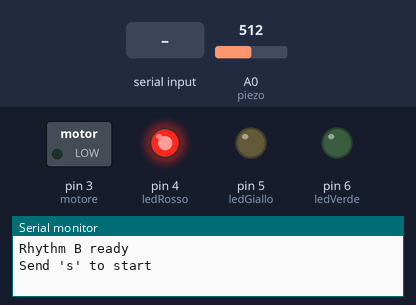
A sketch run on a simulated Arduino Uno, built with avr-gcc and run on an emulated ATmega328P. Parts: switched loads named in the sketch (green lamp = pin HIGH), output pins drawn as LEDs (lit = HIGH), the last lines printed to the serial monitor. Inputs (shaded band) come from the test bench; at power-on: A0 (piezo) = 512.

Above: at 1.2 s.
1.3 s: "S" received over Serial
At 1.9 s:
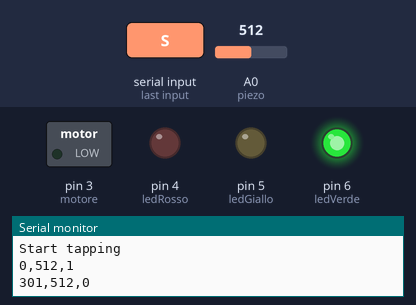
Timing chart, 0 to 10.3 s (numbered marks = the images above; inputs shaded):
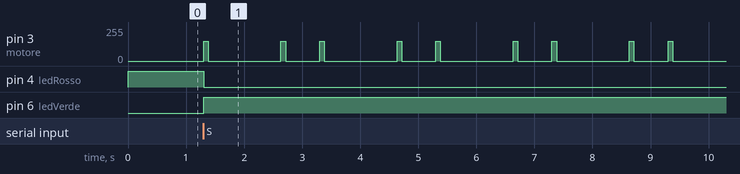

Measured:
- after the input at 1.3 s, pin 3 (motore): 0/255 → 150/255 at once, then repeats every 2.0 s: 0/255 1.3 s, 150/255 0.08 s, 0/255 0.59 s, 150/255 0.08 s; pin 4 (ledRosso): HIGH → LOW at once; pin 6 (ledVerde): LOW → HIGH at once

The sketch:

rhythmB.ino
```cpp
const int ledRosso  = 4;
const int ledGiallo = 5;
const int ledVerde  = 6;
const int motore    = 3;
const int piezo     = A0;

const unsigned long ISI_corto    = 667UL;
const unsigned long ISI_lungo    = 1333UL;
const unsigned long motore_ON    = 80UL;
const int           soglia_piezo = 120;
const int           beat_totali  = 120;
const unsigned long debounce_ms  = 300UL;

unsigned long ultimaVibro  = 0;
bool          vibroAttivo  = false;
unsigned long vibroFine    = 0;
int           beatCount    = 0;
unsigned long ultimoTap    = 0;
unsigned long ISI_corrente = ISI_corto;
unsigned long testStart    = 0;


void tuttoSpento();
void avviaTest();


void setup() {
  Serial.begin(9600);
  pinMode(ledRosso,  OUTPUT);
  pinMode(ledGiallo, OUTPUT);
  pinMode(ledVerde,  OUTPUT);
  pinMode(motore,    OUTPUT);

  tuttoSpento();
  digitalWrite(ledRosso, HIGH);
  Serial.println(F("Rhythm B ready"));
  Serial.println(F("Send 's' to start"));
}


void loop() {
  if (Serial.available() > 0) {
    char c = Serial.read();
    if (c == 'S' || c == 's') {
      avviaTest();
    }
  }
}


void avviaTest() {
  beatCount    = 0;
  vibroAttivo  = false;
  ultimoTap    = 0;
  ISI_corrente = ISI_corto;

  tuttoSpento();
  digitalWrite(ledVerde, HIGH);
  Serial.println(F("Start tapping"));

  testStart   = millis();
  ultimaVibro = testStart - ISI_corto;

  while (beatCount < beat_totali) {
    unsigned long ora = millis();


    if (!vibroAttivo && (ora - ultimaVibro >= ISI_corrente)) {
      ultimaVibro += ISI_corrente;
      vibroAttivo  = true;
      vibroFine    = ora + motore_ON;
      analogWrite(motore, 150);
      beatCount++;


      ISI_corrente = (ISI_corrente == ISI_corto) ? ISI_lungo : ISI_corto;
    }


    if (vibroAttivo && ora >= vibroFine) {
      vibroAttivo = false;
      analogWrite(motore, 0);
    }

    int val = analogRead(piezo);
    if (val >= soglia_piezo && (ora - ultimoTap) > debounce_ms) {
      ultimoTap = ora;


      int statoMotore = vibroAttivo ? 1 : 0;

      unsigned long timestamp = ora - testStart;

      Serial.print(timestamp);
      Serial.print(F(","));
      Serial.print(val);
      Serial.print(F(","));
      Serial.println(statoMotore);
    }
  }


  analogWrite(motore, 0);
  tuttoSpento();
  digitalWrite(ledRosso, HIGH);
  Serial.println(F("Test completed"));
  Serial.println(F("Send 's' for a new test"));
}


void tuttoSpento() {
  digitalWrite(ledRosso,  LOW);
  digitalWrite(ledGiallo, LOW);
  digitalWrite(ledVerde,  LOW);
  analogWrite(motore, 0);
  vibroAttivo = false;
}
```
